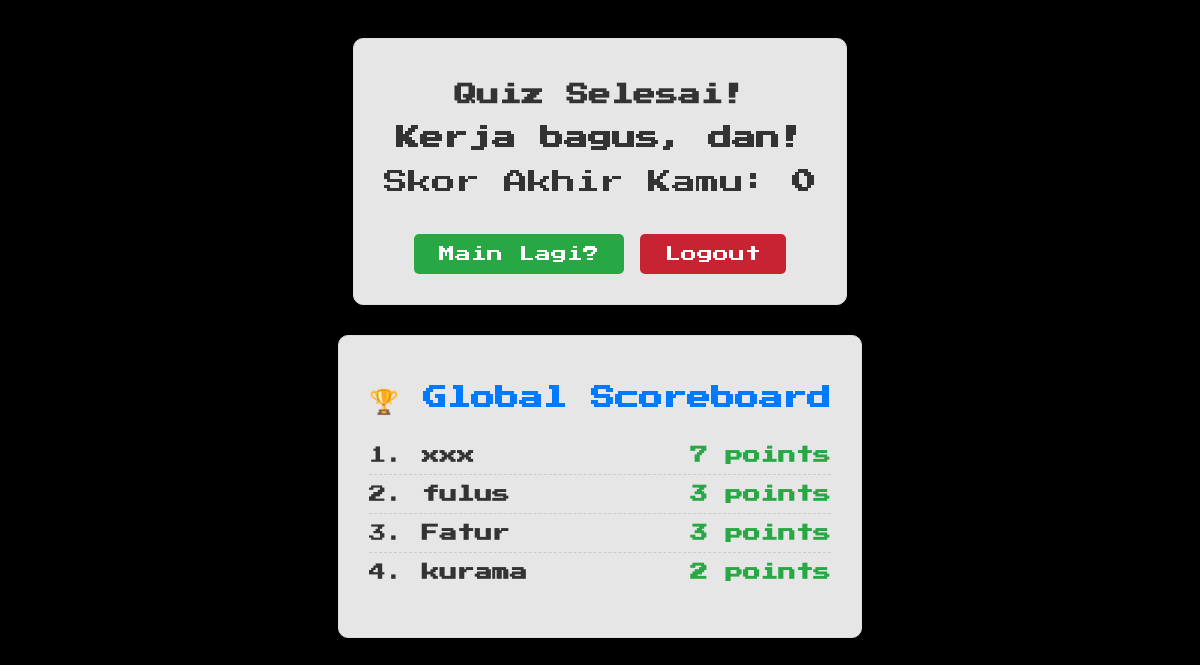
The page /results (signed in) on the database its author committed.
### app.py (models this page shows, shortened)
class User(UserMixin, db.Model):
    id = db.Column(db.Integer, primary_key=True)
    username = db.Column(db.String(80), unique=True, nullable=False)
    password_hash = db.Column(db.String(256), nullable=False)
    current_scene = db.Column(db.String(100), nullable=False, default='scene_1')

class ScoreEntry(db.Model):
    id = db.Column(db.Integer, primary_key=True)
    username = db.Column(db.String(80), nullable=False)
    score = db.Column(db.Integer, nullable=False)
    timestamp = db.Column(db.DateTime, default=db.func.now())
    user_id = db.Column(db.Integer, db.ForeignKey('user.id'), nullable=False)
    user = db.relationship('User', backref=db.backref('scores', lazy=True))

### app.py (the view)
@app.route('/results')
@login_required
def results():
    score = session.get('score', 0)
    if score > 0:
        db.session.add(ScoreEntry(username=current_user.username, score=score, user_id=current_user.id))
        db.session.commit()
    top_scores_query = db.session.query(ScoreEntry.username, func.max(ScoreEntry.score).label("max_score")).group_by(ScoreEntry.username).order_by(func.max(ScoreEntry.score).desc()).limit(10).all()
    top_scores = [{'username': s.username, 'score': s.max_score} for s in top_scores_query]
    session.pop('score', None); session.pop('q_indices', None); session.pop('current_q_index', None)
    return render_template('results.html', username=current_user.username, score=score, top_scores=top_scores)

### app.py (called while the page is built)
@login_manager.user_loader
def load_user(user_id):
    return User.query.get(int(user_id))

### templates/results.html (shortened to what this page needs)
<!DOCTYPE html>
<html lang="en">
<head>
    <link rel="stylesheet" href="{{ url_for('static', filename='css/style.css') }}">
</head>
<body>
    <div class="page-wrapper">
    <div class="container">
        <h1>Quiz Selesai!</h1>
        <h2>Kerja bagus, {{ username }}!</h2>
        <div class="results">
            Skor Akhir Kamu: <strong>{{ score }}</strong>
        </div>
        <a href="{{ url_for('start_quiz') }}" class="btn play-again">Main Lagi?</a>
        <a href="{{ url_for('logout') }}" class="btn" style="background-color: #c82333;">Logout</a>
    </div>
    <div class="scoreboard-container">
        <h2>🏆 Global Scoreboard</h2>
        <ol class="scoreboard-list">
        {% for entry in top_scores %}
            <li>
                <span>{{ loop.index }}. <strong>{{ entry.username }}</strong></span>
                <span class="score-points">{{ entry.score }} points</span>
            </li>
        {% else %}
            <li>Belum ada skor yang tercatat.</li>
        {% endfor %}
        </ol>
    </div>
</div>
</body>
</html>

### static/css/style.css (style rules this page uses)
body { font-family: PressStart2; color: #333; background: url("/static/img/opening_background.png") no-repeat center center fixed; background-size: cover; background-attachment: fixed; background-color: #000; overflow-x: hidden; }
.page-wrapper { display: flex; flex-direction: column; align-items: center; gap: 30px; }
.container { max-width: 600px; padding: 30px; background-color: rgba(255, 255, 255, 0.9); border: 1px solid #ddd; border-radius: 10px; box-shadow: 0 4px 8px rgba(0,0,0,0.1); text-align: center; margin-top: 30px; z-index: 99999999999; }
h1 { color: #333; margin-bottom: 20px; font-size: 1.4em; }
button, .btn { padding: 12px 25px; font-size: 16px; color: white; border: none; border-radius: 5px; cursor: pointer; text-decoration: none; display: inline-block; margin-top: 20px; }
.results { font-size: 1.5em; margin: 20px 0; }
.btn.play-again { background-color: #28a745; }
.scoreboard-container { max-width: 600px; padding: 30px; background-color: rgba(255, 255, 255, 0.9); border: 1px solid #ddd; border-radius: 10px; box-shadow: 0 4px 8px rgba(0,0,0,0.1); text-align: left; }
.scoreboard-container h2 { color: #007BFF; text-align: center; margin-bottom: 20px; }
.scoreboard-list { list-style: none; padding: 0; }
.scoreboard-list li { padding: 10px 0; font-size: 1.1em; border-bottom: 1px dashed #ccc; display: flex; justify-content: space-between; align-items: center; }
.scoreboard-list li:last-child { border-bottom: none; }
.score-points { font-weight: bold; color: #28a745; }
:root { --ix-cloud-speed1: 70s; --ix-cloud-speed2: 100s; --ix-cloud-opacity1: 0.9; --ix-cloud-opacity2: 0.8; --ix-cloud-size1: 240px; --ix-cloud-size2: 380px; }
:root { --timer-bg-j7: rgba(0, 0, 0, 0.65); --timer-border-j7: #ffb300; --timer-text-j7: #ffffff; }

### rows shown on the page
User: username "dan"
ScoreEntry: username "xxx", score "7"
ScoreEntry: username "fulus", score "3"
ScoreEntry: username "kurama", score "2"

### other values the page prints
{{ score }} "0"
{{ entry.username }} "Fatur"
{{ entry.score }} "3"
